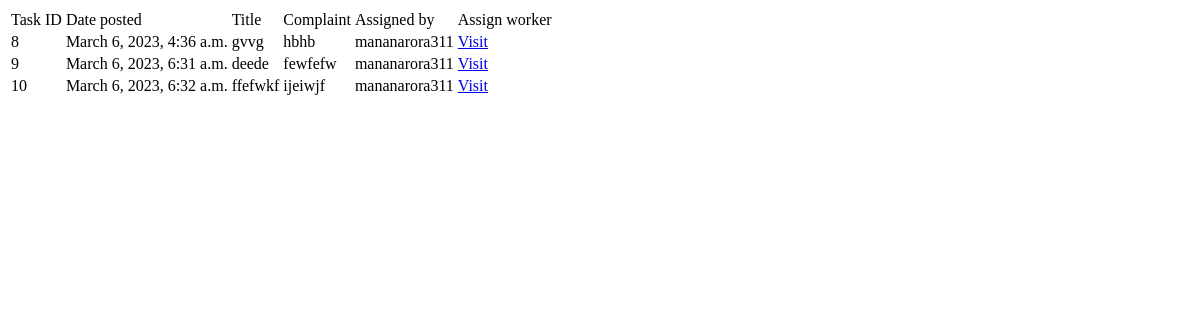
The app's page /adminpage (signed in), older data.
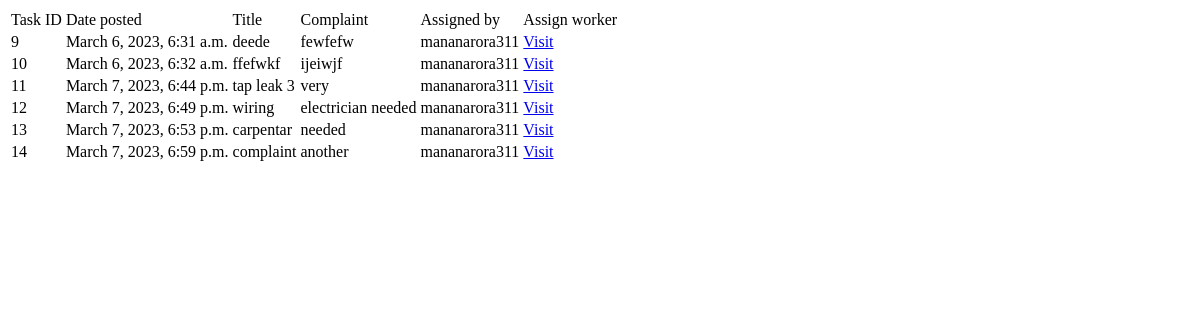
The same page, newer data.
### home/models.py (models this page shows, shortened)
class TaskHistory(models.Model):
     title = models.CharField(max_length=100)
     complaint = models.TextField() #unrestricted text
     date_posted=models.DateTimeField(default=timezone.now)#(auto_now=True)#updated date post everytime post is updated
     assignedby = models.ForeignKey(UserProfile, on_delete=models.CASCADE)  #IF USER IS DELETED POSTS ARE DELETED
     assigned=models.ForeignKey(WorkerProfile,on_delete=models.CASCADE,null =True,default=None)
     profession=models.CharField(max_length=100)
     status=models.CharField(default = "PENDING", max_length = 50)
     Comments = models.TextField(blank=True,default = None)

### user/models.py (models this page shows, shortened)
class UserProfile(models.Model):
    user = models.OneToOneField(CustomUser,null =True, on_delete=models.SET_NULL)
    image=models.ImageField(default='default.jpg',upload_to='profile_pics')  #images will get saved in directory called profile_pics
    phone_no= models.CharField(default='0000',max_length=50)
    address = models.TextField(default = '0000')

class CustomUser(AbstractUser):
    email = models.EmailField(verbose_name="Email", null=True, unique=True, max_length=100)
    USERNAME_FIELD = "email" # make the user log in with the email
    REQUIRED_FIELDS = ["username"]
    objects = CustomUserManager()

### home/decorators.py (the view)
    def wrapper_func(request, *args, **kwargs):
        if request.user.is_staff or request.user.is_superuser:
            return view_func(request, *args, *kwargs)
        else:
            return redirect('history')

### home/views.py (called while the page is built)
@admin_only
def adminpage(request):
    tasks = TaskHistory.objects.filter(status = 'PENDING').order_by('date_posted')
    context = {
        'tasks' : tasks,
    }
    return render(request, "home/adminpage.html", context)

### home/templates/home/adminpage.html (shortened to what this page needs)
<!DOCTYPE html>
<html lang="en">
<head>
</head>
<body>
    <table>
        <tr>
            <td>Task ID</td>
            <td>Date posted</td>
            <td>Title</td>
            <td>Complaint</td>
            <td>Assigned by</td>
            <td>Assign worker</td>
        </tr>
        {% for t in tasks %}
        <tr>
        <td>{{ t.id }}</td>
        <td>{{ t.date_posted }}</td>
        <td>{{ t.title }}</td>
        <td>{{ t.complaint }}</td>
        <td>{{ t.assignedby.user.username }}</td>
        <td><a href="{% url 'taskpage' t.id %}">Visit</a></td>
        </tr>
        {% endfor %}
    </table>
</body>
</html>

Row changes from the older to the newer data that the page shows:
no longer on this page (row edited): TaskHistory: id "8", date_posted "March 6, 2023, 4:36 a.m.", title "gvvg", complaint "hbhb", assignedby.user.username "mananarora311"
added TaskHistory: id "11", date_posted "March 7, 2023, 6:44 p.m.", title "tap leak 3", complaint "very", assignedby.user.username "mananarora311"
added TaskHistory: id "12", date_posted "March 7, 2023, 6:49 p.m.", title "wiring", complaint "electrician needed", assignedby.user.username "mananarora311"
added TaskHistory: id "13", date_posted "March 7, 2023, 6:53 p.m.", title "carpentar", complaint "needed", assignedby.user.username "mananarora311"
added TaskHistory: id "14", date_posted "March 7, 2023, 6:59 p.m.", title "complaint", complaint "another", assignedby.user.username "mananarora311"
